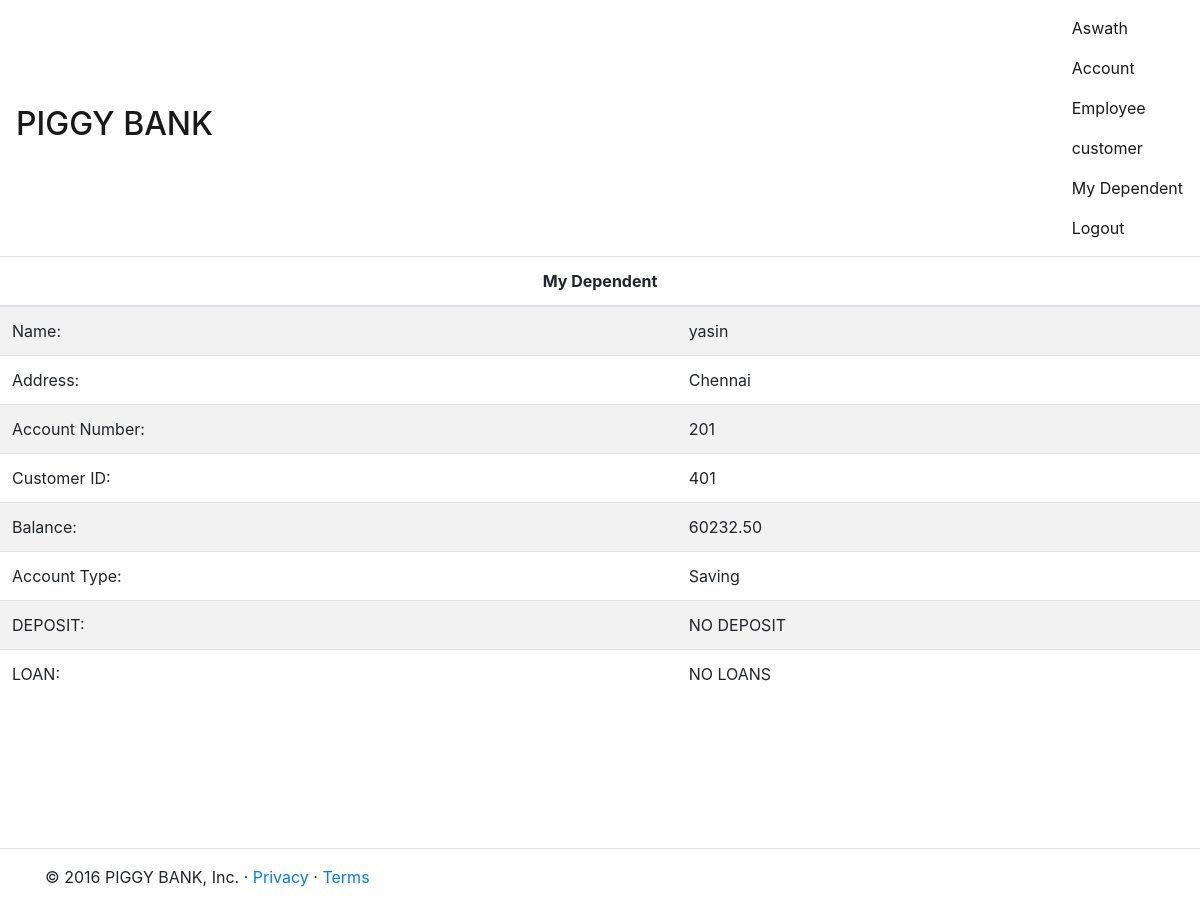
Page /dependent.php (signed in) on the committed database.
### tables this page shows
CREATE TABLE `employee` (
  `employee_id` int(5) NOT NULL,
  `employee_name` varchar(30) NOT NULL,
  `telephone_number` int(6) NOT NULL,
  `start_date` date NOT NULL,
  `dependent_name` varchar(40) DEFAULT NULL,
  PRIMARY KEY (`employee_id`),
  KEY `dependent_name` (`dependent_name`),
  CONSTRAINT `employee_ibfk_1` FOREIGN KEY (`dependent_name`) REFERENCES `cutomer` (`customer_name`) ON UPDATE CASCADE
);

CREATE TABLE `account` (
  `account_number` int(5) NOT NULL,
  `customer_id` int(5) NOT NULL,
  `branch_branch_number` int(5) NOT NULL,
  `balance` decimal(10,2) NOT NULL,
  `assests` decimal(10,2) NOT NULL,
  `account_type` varchar(40) DEFAULT NULL,
  PRIMARY KEY (`account_number`),
  KEY `branch_branch_number` (`branch_branch_number`),
  KEY `customer_id` (`customer_id`),
  CONSTRAINT `account_ibfk_1` FOREIGN KEY (`branch_branch_number`) REFERENCES `branch` (`bank_branch_number`),
  CONSTRAINT `account_ibfk_2` FOREIGN KEY (`customer_id`) REFERENCES `customer` (`customer_id`)
);

CREATE TABLE `customer` (
  `customer_id` int(5) NOT NULL,
  `customer_name` varchar(40) DEFAULT NULL,
  `customer_address` varchar(40) DEFAULT NULL,
  `account_type` varchar(40) NOT NULL,
  PRIMARY KEY (`customer_id`)
);

### dependent.php (the view, shortened to what this page needs)
<?php
require('usr_funcs.php');
require('config.php');
$user=generate_name();
do_header('Dependent');
do_menu($user);
@$task=($_GET['task']);
if($task==''){
  try{
    if($_SESSION['user_type']=='employee'){
        $sql="select b.customer_name,b.customer_address,a.account_number,a.customer_id,a.balance,a.account_type from account as a,customer as b,employee as c where a.customer_id=b.customer_id and b.customer_name=c.dependent_name and c.employee_id=".$_SESSION['valid_user_id'];
        if($result=$mysqli->query($sql)){
            if($result->num_rows>0){
                if($row=$result->fetch_array()){
                    ?>
  <table class='table table-striped'>
    <thead>
      <tr>
        <th colspan='2' class='table-inverse'>
          <center>My Dependent</center>
        </th>
      </tr>
    </thead>
    <tr>
      <td>Name: </td>
      <td>
        <?php echo $row[0]; ?>
      </td>
    </tr>
    <tr>
      <td>Address: </td>
      <td>
        <?php echo $row[1]; ?>
      </td>
    </tr>
    <tr>
      <td>Account Number: </td>
      <td>
        <?php echo $row[2]; ?>
      </td>
    </tr>
    <tr>
      <td>Customer ID: </td>
      <td>
        <?php echo $row[3]; ?>
      </td>
    </tr>
    <tr>
      <td>Balance: </td>
      <td>
        <?php echo $row[4]; ?>
      </td>
    </tr>
    <tr>
      <td>Account Type: </td>
      <td>
        <?php echo $row[5]; ?>
      </td>
    </tr>
    <tr>
      <td>DEPOSIT:</td>
      <td>
        <?php
          if(dep_cus_check(dep_get_cus_deposit($_SESSION['valid_user_id']))){
        ?><a class="btn btn-primary btn-sm" href="dependent.php?task=deposit">DEPOSIT</a>
        <?php
          }else{
            echo "NO DEPOSIT";
          }
        ?>
      </td>
    </tr>
    <tr>
      <td>LOAN: </td>
      <td>
      <?php
          if(dep_cus_loan_check(dep_get_loan_details($_SESSION['valid_user_id']))){
        ?><a class="btn btn-primary btn-sm" href="dependent.php?task=loan">LOAN</a>
        <?php
          }else{
            echo "NO LOANS";
          }
        ?>
      </td>
    </tr>
  </table>
  <?php
                }else{
                    throw new Exception("Can't fetch Array");
                }
            }else{
                throw new Exception("Something Went Wrong");
            }
        }else{
            throw new Exception("Can't Run the Query");
        }
    }else{
        throw new Exception("Restricted Area");
    }
}catch(Exception $e){
    do_exp_conent($e->getMessage());
}
}
do_footer();
?>

### usr_funcs.php (shortened to what this page needs)
<?php
function do_header($title){
    ?>
 <!DOCTYPE html>
 <html>
 <head>
  <link rel="stylesheet" href="https://maxcdn.bootstrapcdn.com/bootstrap/4.0.0-alpha.5/css/bootstrap.min.css">
 </head>
 <body>
  <?php
}
    ?>
    <?php
function do_footer(){
    ?>
     <hr class='temp2'>
     <div class="container marketing">
      <footer>
       <p>&copy; 2016 PIGGY BANK, Inc. &middot; <a href="#">Privacy</a> &middot; <a href="#">Terms</a></p>
      </footer>
     </div>
 </body>
 </html>
 <?php
}
    ?>
  <?php
function do_menu($user){
    ?>
   <nav class="navbar navbar-light bg-faded">
    <div class="navbar-header"> <span class="sr-only">Toggle navigation</span> <span class="icon-bar"></span> <span class="icon-bar"></span> <span class="icon-bar"></span>
     <a class="navbar-brand" href="main.php">
      <h2>PIGGY BANK</h2> </a>
    </div>
    <div style="float:right;padding-right:1px;">
     <div class="nav navbar-nav"> <span class="nav-item nav-link active">
                            <?php echo ucfirst($user); ?>
                        </span> <a class="nav-item nav-link active" href="account.php">Account</a> <a class="nav-item nav-link active" href="employee.php">Employee</a>
      <?php
                        if($_SESSION['user_type']=='employee'){
                            ?> <a class="nav-item nav-link active" href="customer.php">customer</a> <a class='nav-item nav-link active' href='dependent.php'>My Dependent</a>
       <?php
                        }
                            ?> <a class='nav-item nav-link active' href='deposit.php'>Deposit</a><a class="nav-item nav-link active" href="transfer.php">Transfer</a><a class="nav-item nav-link active" href="loan.php">Loan</a>
            ?> <a class="nav-item nav-link active" href="logout.php">Logout</a> </div>
    </div>
   </nav>
   <?php
}
    ?>
    <?php
function generate_name(){
    global $mysqli;
    if($_SESSION['user_type']='employee'){
        $sql="select employee_name from employee where employee_id=".$_SESSION['valid_user_id'];
        if($result=$mysqli->query($sql)){
            if($row=$result->fetch_array()){
                return $row[0];
            }
        }
    }
}
                    ?>
               <?php
function dep_get_cus_deposit($id){
  global $mysqli;
  $sql="select a.deposit_a,a.deposit_number,a.customer_id,a.amount,a.account_number,a.date from deposit as a,customer as b,employee as c where c.employee_id=$id and c.dependent_name=b.customer_name and a.deposit_a=1";
  try{
    if($result=$mysqli->query($sql)){
    if($result->num_rows>0){
      if($row=$result->fetch_array()){
        return $row;
      }
    }
  }
  }catch(Exception $e){
    do_exp_content($e->getMessage());
  }
}
function dep_cus_check($row){
  if($row[0]==1){
    return true;
  }else{
    return false;
  }
}
function dep_get_loan_details($id){
  global $mysqli;
  $sql="select a.loan_active,a.loan_number,a.account_number,a.amount,a.customer_id,a.loan_date from loan as a,customer as b,employee as c where c.employee_id=$id and c.dependent_name=b.customer_name and a.customer_id = b.customer_id and a.loan_active=1";
  try{
    if($result=$mysqli->query($sql)){
    if($result->num_rows>0){
      if($row=$result->fetch_array()){
        return $row;
      }
    }
  }
  }catch(Exception $e){
    do_exp_content($e->getMessage());
  }
}
function dep_cus_loan_check($row){
  if($row[0]==1){
    return true;
  }else{
    return false;
  }
}
?>

### usr_funcs.php (style rules this page uses)
.temp1, .temp2 { margin-top: 150px; }

### rows in the picture
employee: employee_name "Aswath"
account: customer.customer_name "yasin", customer.customer_address "Chennai", account_number "201", customer "401", balance "60232.50", account_type "Saving"
